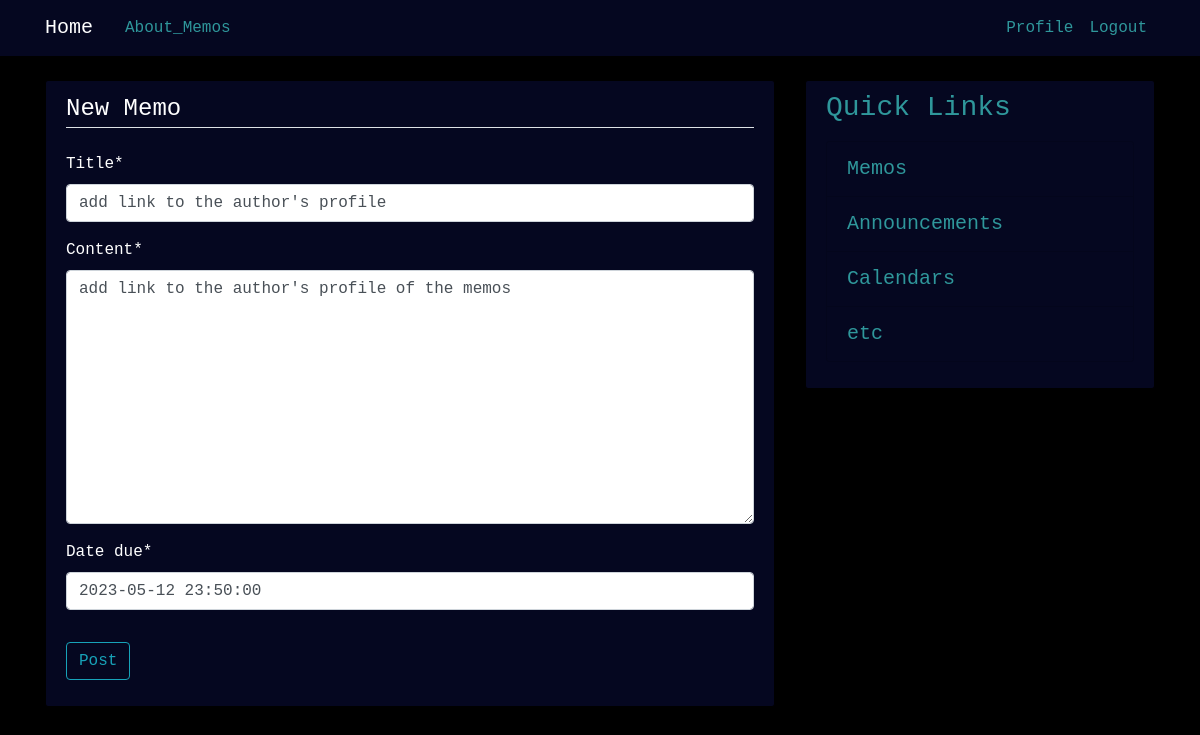
The app's page /memo/post/15/update/ (signed in), older data.
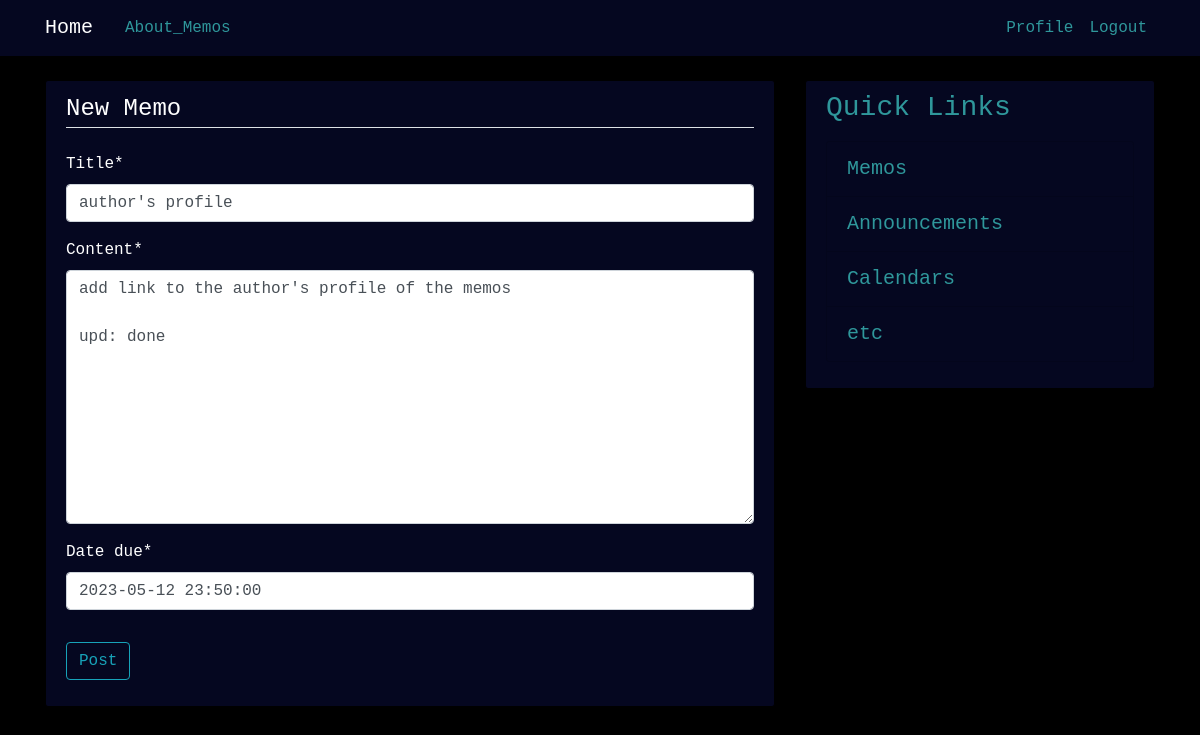
The same page, newer data.
### memo/models.py (models this page shows, shortened)
class Post(models.Model):
    title = models.CharField(max_length=100)
    content = models.TextField()
    date_posted = models.DateTimeField(default=timezone.now)
    date_due = models.DateTimeField()
    author = models.ForeignKey(User, on_delete=models.CASCADE)

### memo/views.py (the view, shortened to what this page needs)
# urls.py: path('post/<int:pk>/update/', PostUpdateView.as_view(), name='post-update'),
class PostUpdateView(LoginRequiredMixin, UserPassesTestMixin, UpdateView):
    model = Post
    fields = ['title', 'content', 'date_due']
    def test_func(self):
        post = self.get_object()
        if self.request.user == post.author or self.request.user.is_superuser:
            return True
        return False

### memo/templates/memo/post_form.html (shortened to what this page needs)
{% extends "memo/base.html" %}
{% load crispy_forms_tags %}
{% block content %}
    <div class="content-section">
        <form method="POST">
            <fieldset class="form-group">
                <legend class="border-bottom mb-4">New Memo</legend>
                {{ form|crispy }}
            </fieldset>
            <div class="form-group">
                <button class="btn btn-outline-info" type="submit">Post</button>
            </div>
        </form>
    </div>
{% endblock content %}

Row changes from the older to the newer data that the page shows:
changed Post: title "add link to the author's profile" → "author's profile"; content "add link to the author's profile of the memos" → "add link to the author's profile of the memos upd: done"
